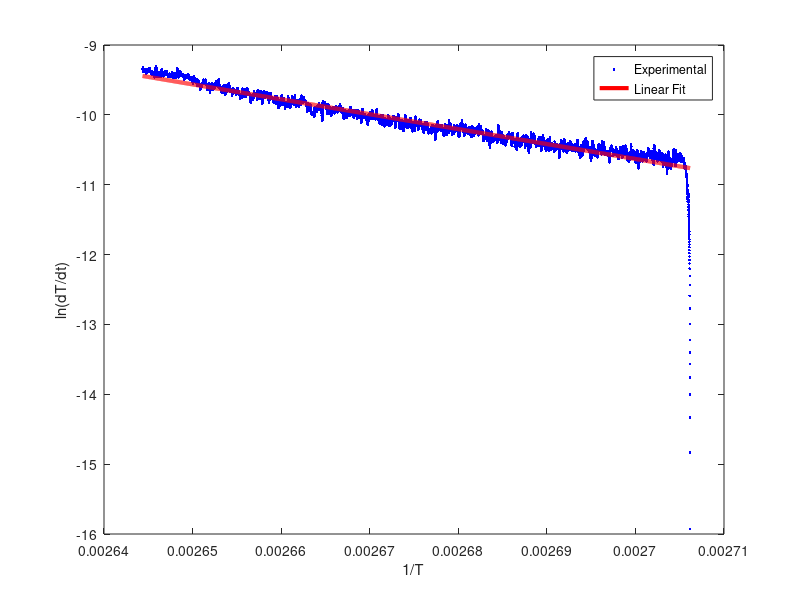
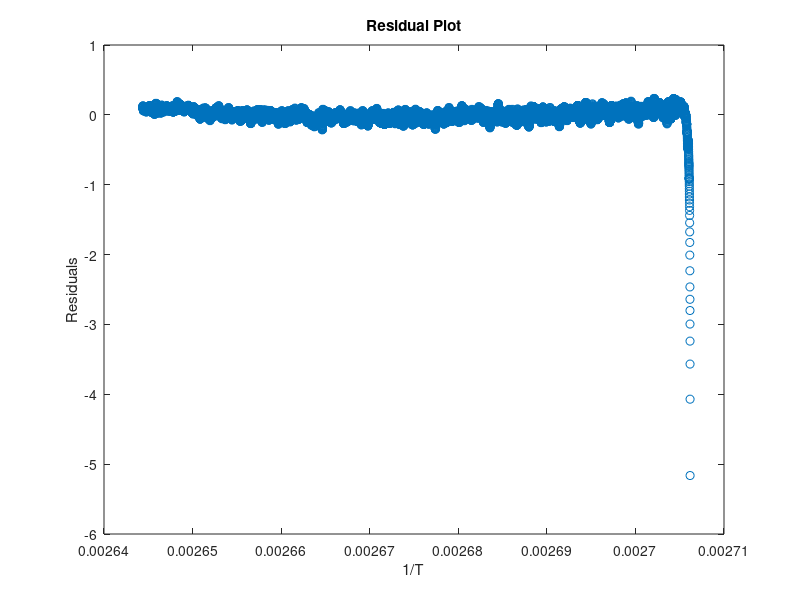

MATLAB code for these plots, in order:
clc
clear
load Aged_82soh_HP_lfp_newdata.mat
Temp=new_data(:,1);
dTemp_dt=new_data(:,2);
numtimesteps=size(new_data);

Temp=double(Temp(9477:26190));
dTemp_dt=double(dTemp_dt(9477:26190));

% 设计巴特沃斯低通滤波器
Fs = 50000; % 采样频率，示例中为1000 Hz
Wn = 2*100/Fs; % 截止频率为50 Hz，根据信号特性确定
[b,a] = butter(1, Wn); % 计算滤波器系数，滤波器的阶数为4

% 对信号进行滤波
dTemp_dt_filtered = filter(b, a, dTemp_dt);

% 假设 Te_2, T0, Temp, dTemp_dt 是已知的实验数据
Te_2 = 386.7; % 假设的 Te_2 值
Te_2=double(Te_2);

% 对数变换
ln_dTemp_dt = log(dTemp_dt_filtered./(Te_2-Temp));

% 使用线性回归拟合 1/T 和 ln(dT/dt)
p_linear = polyfit(1./Temp, ln_dTemp_dt, 1);

% 从线性回归中获取参数
slope = p_linear(1); % 对应于 Ea_2 / (-8.314)
intercept = p_linear(2); % 对应于 log(A_2)

% 显示结果
fprintf('Slope (Ea_2 / (-8.314)) = %f\n', slope);
fprintf('Intercept (log(A_2)) = %f\n', intercept);

Ea_2=slope*(-8.314);
A_2=exp(intercept);

% 显示结果
fprintf('Ea_2 = %f\n', Ea_2);
fprintf('A_2 = %f\n', A_2);


% 绘制原始数据和线性拟合结果
x = 1./Temp;
R_SIM=intercept + slope*x;
figure
plot(x, ln_dTemp_dt, 'b.', x, R_SIM, 'r-', 'LineWidth', 3);
xlabel('1/T');
ylabel('ln(dT/dt)');
legend('Experimental', 'Linear Fit');

% 计算R-squared
SSres = sum((ln_dTemp_dt - R_SIM).^2);  % 残差平方和
SStot = sum((ln_dTemp_dt - mean(ln_dTemp_dt)).^2);  % 总平方和
R2 = 1 - SSres/SStot;

% 计算MSE和RMSE
MSE = mean((ln_dTemp_dt - R_SIM).^2);
RMSE = sqrt(MSE);

% 计算MAE
MAE = mean(abs(ln_dTemp_dt - R_SIM));


% 计算MAPE
n = length(ln_dTemp_dt); % 获取数据点的数量
mape = (100 / n) * sum(abs((ln_dTemp_dt - R_SIM) ./ ln_dTemp_dt));



% 显示精度指标
fprintf('R-squared: %f\n', R2);
fprintf('MSE: %f\n', MSE);
fprintf('RMSE: %f\n', RMSE);
fprintf('MAE: %f\n', MAE);
fprintf('MAPE: %f%%\n', mape);
% 绘制残差图
figure
residuals = ln_dTemp_dt - R_SIM;
plot(1./Temp, residuals, 'o');
xlabel('1/T');
ylabel('Residuals');
title('Residual Plot');